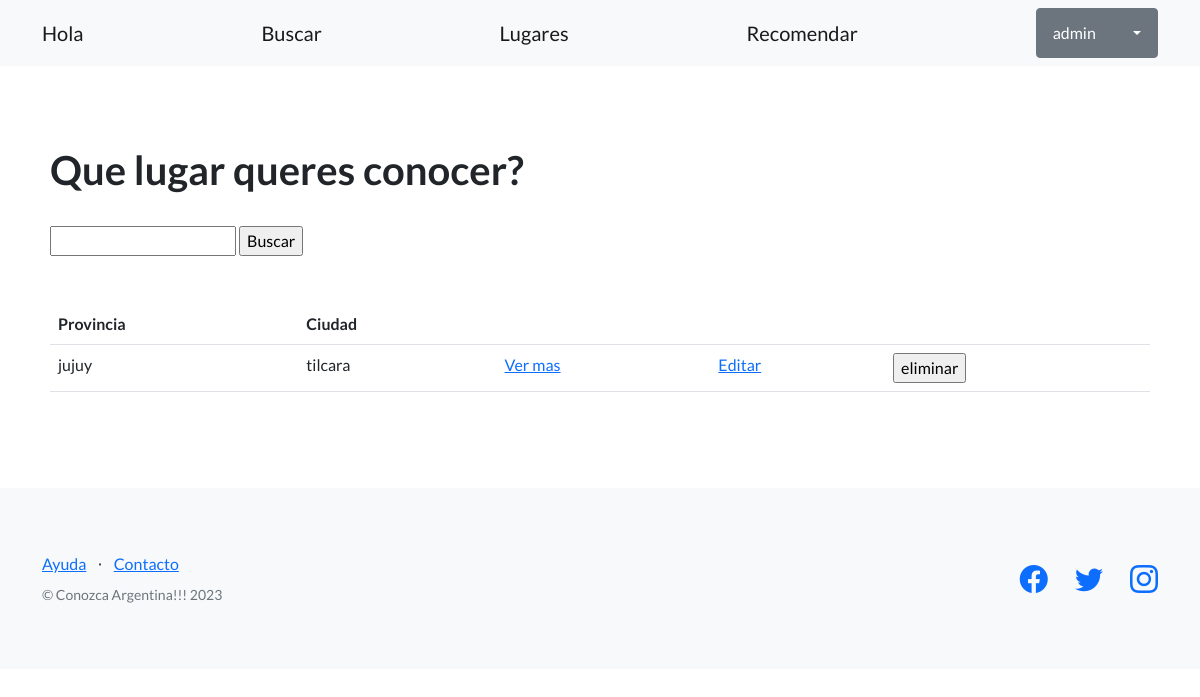
Page /plataforma/listar_busquedas/ (signed in) on the earlier database version.
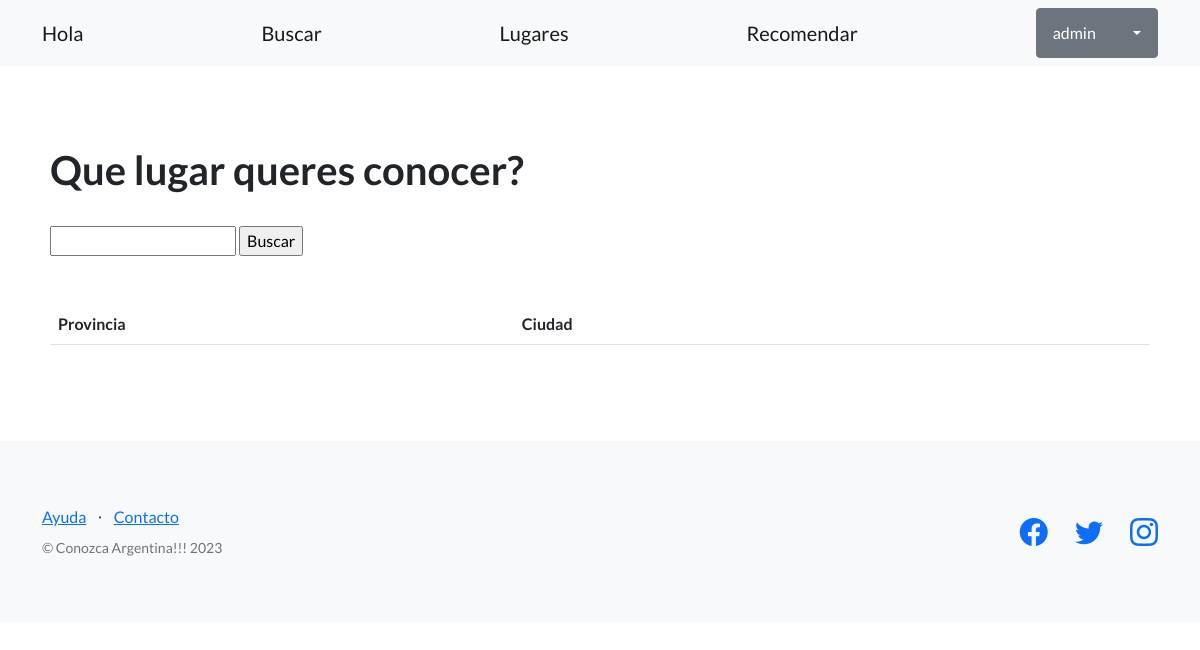
Same page on the later database version.
### viajeros/models.py (models this page shows, shortened)
class Lugares(models.Model):
    provincia = models.CharField(max_length=100)
    ciudad = models.CharField(max_length=100)
    descripcion = models.CharField(max_length=2500)
    autor = models.CharField(max_length=100)
    fecha_publicacion = models.DateField("Fecha Actual(mm/dd/year)", auto_now_add=True)
    imagen = models.ImageField(upload_to="imagenes",null=True,blank=True)

### viajeros/views.py (the view)
# urls.py: path('listar_busquedas/',listar_busquedas, name="listar_busquedas"),
def listar_busquedas(request):
    contexto = {
        'lugares': Lugares.objects.all()
    }
    return render(
        request=request,
        template_name='viajeros/lista_buscar.html',
        context=contexto,
    )

### viajeros/templates/viajeros/lista_buscar.html (shortened to what this page needs)
{% extends "viajeros/base.html" %}
{% block contenido %}
<h1>Que lugar queres conocer?</h1>
<br>
<form action="{% url 'buscar_lugar' %}" method="post">
  <input type="text" name="busqueda">
  <input type="submit" value="Buscar">
</form>
<br><br>
<table class="table">
  <tbody>
    <tr>
      <th>Provincia</th>
      <th>Ciudad</th>
      <td></td>
      <td></td>
      <td></td>
    </tr>
    {% for lugar in lugares %}
    <tr>
      <td>{{ lugar.provincia }}</td>
      <td>{{ lugar.ciudad }}</td>
      <td>
        <a href="{% url 'ver_lugar' lugar.id %}">Ver mas</a>
      </td>
      <td>
        <a href="{% url 'editar_lugar' lugar.id %}">Editar</a>
      </td>
      <td>
        <form action="{% url 'eliminar_lugar' lugar.id %}" method="post">
          <input type="submit" value="eliminar"/>
        </form>
      </td>
    </tr>
    {% endfor %}
  </tbody>
</table>
{% endblock contenido %}

Differences in the rows shown:
removed Lugares: provincia "jujuy", ciudad "tilcara"
